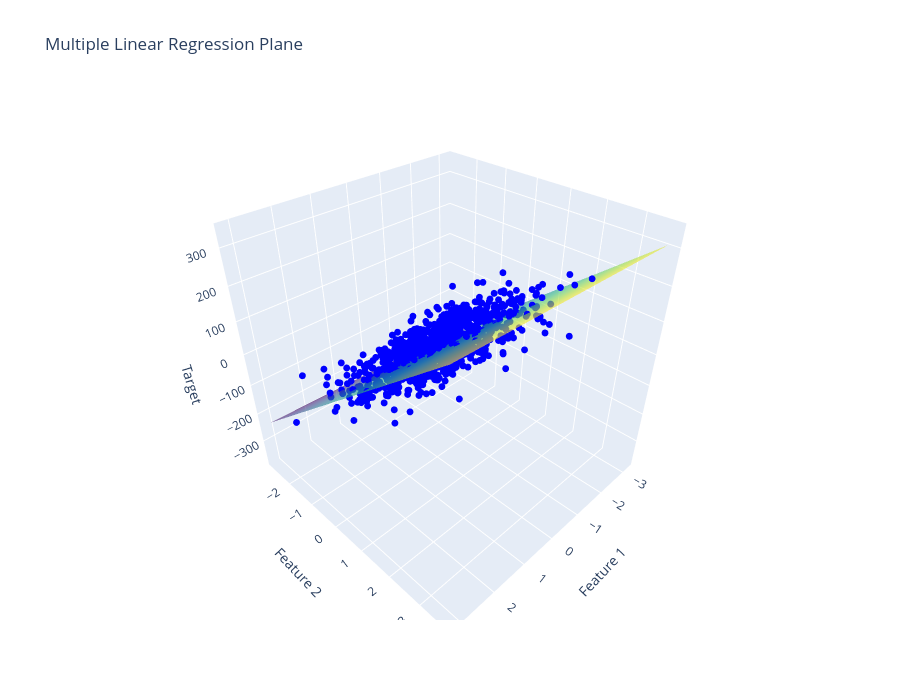

Notebook code for this chart:
### Code cell
# visualize code copied from chatgpt*
import numpy as np
import plotly.graph_objects as go

# Create grid
x = np.linspace(df['feature1'].min(), df['feature1'].max(), 50)
y = np.linspace(df['feature2'].min(), df['feature2'].max(), 50)

X, Y = np.meshgrid(x, y)

# Predict plane
Z = lr.predict(np.c_[X.ravel(), Y.ravel()])
Z = Z.reshape(X.shape)

fig = go.Figure()

# Scatter points
fig.add_trace(
    go.Scatter3d(
        x=df['feature1'],
        y=df['feature2'],
        z=df['Target'],
        mode='markers',
        marker=dict(size=4, color='blue'),
        name='Data'
    )
)

# Regression plane
fig.add_trace(
    go.Surface(
        x=X,
        y=Y,
        z=Z,
        opacity=0.6,
        colorscale='Viridis',
        showscale=False,
        name='Regression Plane'
    )
)

fig.update_layout(
    title='Multiple Linear Regression Plane',
    scene=dict(
        xaxis_title='Feature 1',
        yaxis_title='Feature 2',
        zaxis_title='Target'
    ),
    width=900,
    height=700
)

fig.show()

### Figure 1 — Plotly figure (JSON) as saved in the notebook; plotly's stock layout.template omitted (floating-point values rounded to 4 significant figures; data arrays with more than 128 entries replaced by an {"elided": "..."} marker saying what was removed)
{"data": [{"marker": {"color": "blue", "size": 4}, "mode": "markers", "name": "Data", "type": "scatter3d", "x": {"elided": "1000 float values"}, "y": {"elided": "1000 float values"}, "z": {"elided": "1000 float values"}}, {"colorscale": [[0, "#440154"], [0.1111, "#482878"], [0.2222, "#3e4989"], [0.3333, "#31688e"], [0.4444, "#26828e"], [0.5556, "#1f9e89"], [0.6667, "#35b779"], [0.7778, "#6ece58"], [0.8889, "#b5de2b"], [1, "#fde725"]], "name": "Regression Plane", "opacity": 0.6, "showscale": false, "type": "surface", "x": {"elided": "50x50 float values"}, "y": {"elided": "50x50 float values"}, "z": {"elided": "50x50 float values"}}], "layout": {"height": 700, "scene": {"xaxis": {"title": {"text": "Feature 1"}}, "yaxis": {"title": {"text": "Feature 2"}}, "zaxis": {"title": {"text": "Target"}}}, "title": {"text": "Multiple Linear Regression Plane"}, "width": 900}}
